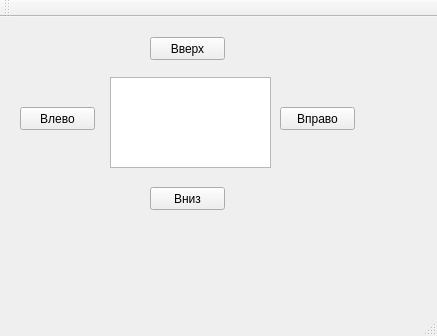
<?xml version="1.0" encoding="UTF-8"?>
<ui version="4.0">
 <class>MainWindow</class>
 <widget class="QMainWindow" name="MainWindow">
  <property name="geometry">
   <rect>
    <x>0</x>
    <y>0</y>
    <width>437</width>
    <height>336</height>
   </rect>
  </property>
  <property name="windowTitle">
   <string>MainWindow</string>
  </property>
  <widget class="QWidget" name="centralWidget">
   <widget class="QTextEdit" name="textEdit">
    <property name="geometry">
     <rect>
      <x>110</x>
      <y>60</y>
      <width>161</width>
      <height>91</height>
     </rect>
    </property>
   </widget>
   <widget class="QPushButton" name="leftButton">
    <property name="geometry">
     <rect>
      <x>20</x>
      <y>90</y>
      <width>75</width>
      <height>23</height>
     </rect>
    </property>
    <property name="text">
     <string>Влево</string>
    </property>
   </widget>
   <widget class="QPushButton" name="upButton">
    <property name="geometry">
     <rect>
      <x>150</x>
      <y>20</y>
      <width>75</width>
      <height>23</height>
     </rect>
    </property>
    <property name="text">
     <string>Вверх</string>
    </property>
   </widget>
   <widget class="QPushButton" name="rightButton">
    <property name="geometry">
     <rect>
      <x>280</x>
      <y>90</y>
      <width>75</width>
      <height>23</height>
     </rect>
    </property>
    <property name="text">
     <string>Вправо</string>
    </property>
   </widget>
   <widget class="QPushButton" name="downButton">
    <property name="geometry">
     <rect>
      <x>150</x>
      <y>170</y>
      <width>75</width>
      <height>23</height>
     </rect>
    </property>
    <property name="text">
     <string>Вниз</string>
    </property>
   </widget>
  </widget>
  <widget class="QMenuBar" name="menuBar">
   <property name="geometry">
    <rect>
     <x>0</x>
     <y>0</y>
     <width>437</width>
     <height>21</height>
    </rect>
   </property>
  </widget>
  <widget class="QToolBar" name="mainToolBar">
   <attribute name="toolBarArea">
    <enum>TopToolBarArea</enum>
   </attribute>
   <attribute name="toolBarBreak">
    <bool>false</bool>
   </attribute>
  </widget>
  <widget class="QStatusBar" name="statusBar"/>
 </widget>
 <layoutdefault spacing="6" margin="11"/>
 <resources/>
 <connections/>
</ui>
